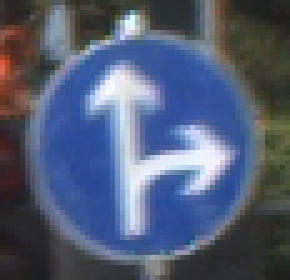
#> input picture ENGR133/Checkpoint tasks/Checkpoint 2/task 1/ref_col_b.png, 58 x 56 px (shown 5 times larger)
$ python 'tp2_team_1_19 - Copy.py'
#> lines starting #> are read from the running program, lines starting #| are printed output that depends on the picture
"""
Course Number: ENGR 13300
Semester: Fall 2025

Description:
    Replace this line with a description of your program.

Assignment Information:
    Assignment:     tp2 team 1 - checkpoint 2 team task 1
    Team ID:        007 - 19 (e.g. LC1 - 01; for section LC1, team 01)
    Author:         Mark, sheng65@purdue.edu
    Date:           e.g. 01/23/2025

Contributors:
    Mark, sheng65@purdue [repeat for each]
    Akshada, dakea@purdue
    Erdem, eamarsa@purdue
    Milagros, mmelhemb@purdue

    documentation used:
    python numpy API referance https://numpy.org/doc/stable/reference/index.html
    python PIL documentation https://pillow.readthedocs.io/en/stable/

    My contributor(s) helped me:
    [ ] understand the assignment expectations without
        telling me how they will approach it.
    [ ] understand different ways to think about a solution
        without helping me plan my solution.
    [ ] think through the meaning of a specific error or
        bug present in my code without looking at my code.
    Note that if you helped somebody else with their code, you
    have to list that person as a contributor here as well.

Academic Integrity Statement:
    I have not used source code obtained from any unauthorized
    source, either modified or unmodified; nor have I provided
    another student access to my code.  The project I am
    submitting is my own original work.
"""

import numpy as np
import math as m
from PIL import Image

def main():
    """
    Main function to load, process, and display an image.
    Follows the logic described in the assignment instructions.
    """
    try:
        image_path = input("Enter the path to the image file: ")
#> the answer given: ref_col_b.png

        # 1. Load the image into a uint8 NumPy array
        data_uint8 = load_img(image_path)

        data_gry = None
        # 2. Convert to grayscale if it's an RGB image
        if data_uint8.ndim == 3:

            # (linearize, apply weights, de-linearize) and returns uint8
            data_gry = rgb_to_grayscale(data_uint8)
        else:
            # It's already grayscale
            data_gry = data_uint8

        # 3. Apply the Gaussian filter
        # This function takes uint8 and returns uint8
        img_out = gaussian_filter(data_gry, 1)

        # 4. Display the image
        output = Image.fromarray(img_out)
        output.show()

    except FileNotFoundError:
        print(f"Error: The file '{image_path}' was not found.")
    except Exception as e:
        print(f"An error occurred: {e}")


CHANNEL_WEIGHTS = [0.2126, 0.7152, 0.0722]

def rgb_to_grayscale(img_array_uint8):
    """
    Converts a uint8 sRGB array to a uint8 Grayscale array.
    """

    # 1. Convert to float (0.0 - 1.0 range)
    img_float = img_array_uint8.astype(np.float64) / 255.0

    # 2. Linearize each channel. We must copy them to operate.
    r_linear = img_float[:, :, 0].copy()
    g_linear = img_float[:, :, 1].copy()
    b_linear = img_float[:, :, 2].copy()

    normalize(r_linear)
    normalize(g_linear)
    normalize(b_linear)

    # 3. Apply weights to get linear grayscale float
    linear_rgb = np.stack([r_linear, g_linear, b_linear], axis=-1)
    gray_linear_float = np.dot(linear_rgb, CHANNEL_WEIGHTS)

    # 4. De-linearize (apply sRGB gamma)
    gray_srgb_float = gray_linear_float.copy()
    delinearize(gray_srgb_float)

    #convert back to uint8 (0-255 range)
    # Clip
    gray_srgb_float = np.clip(gray_srgb_float, 0.0, 1.0)

    # *FIXED
    gray_uint8 = (gray_srgb_float * 255).astype(np.uint8)

    return gray_uint8


def normalize(ch_input):
    """
    Transforms sRGB (gamma-corrected) float data to linear float data.
    Operates IN-PLACE on the input array.
    """
    # Use np.where for a fast, vectorized operation
    linear_low = ch_input <= 0.0405
    linear_high = ~linear_low

    ch_input[linear_low] = ch_input[linear_low] / 12.92
    ch_input[linear_high] = np.power(((ch_input[linear_high] + 0.055) / 1.055), 2.4)


def delinearize(ch_input):
    """
    Transforms linear float data back to sRGB (gamma-corrected) float data.
    This is the inverse of the normalize() function.
    Operates IN-PLACE on the input array.
    """
    # Use np.where for a fast, vectorized operation
    srgb_low = ch_input <= 0.0031308
    srgb_high = ~srgb_low

    ch_input[srgb_low] = ch_input[srgb_low] * 12.92
    ch_input[srgb_high] = (1.055 * np.power(ch_input[srgb_high], (1 / 2.4))) - 0.055


def gaussian_filter(img_gry, stdev):
    """
    Applies a gaussian blur to input grayscale data.
    """
    # 1. Determine kernel size (must be odd)
    kernel_size = 2 * m.ceil(3 * stdev) + 1

    # 2. Get the normalized float kernel
    kernel_data = get_gaussian_kernel_weights(kernel_size, stdev)

    # 3. Apply convolution
    img_out = f_convolve(img_gry, kernel_data, kernel_size)

    return img_out


def get_gaussian_kernel_weights(k_size, stdev):
    """
    Calculates the weights of a normalized 2D Gaussian kernel.
    """
    kernel = np.zeros((k_size, k_size), dtype=np.float64)
    center = k_size // 2

    sum_val = 0.0 # For normalization

    for x in range(0, k_size):
        for y in range(0, k_size):
            dx = x - center
            dy = y - center

            exponent = (-1 * ((dx ** 2) + (dy ** 2))) / (2 * (stdev ** 2))
            prefactor = 1 / (2 * m.pi * (stdev ** 2))

            val = prefactor * m.exp(exponent)
            kernel[x, y] = val
            sum_val += val

    # Normalize the kernel so all weights sum to 1
    weights = kernel / sum_val
    return weights


def f_convolve(f_img_uint8, f_kernel, k_size):
    """
    Performs a 2D convolution of a uint8 image with a float kernel.
    """
    radius = k_size // 2

    # Convert image to float for calculations
    f_img = f_img_uint8.astype(np.float64)

    f_rows, f_cols = f_img.shape
    k_rows, k_cols = f_kernel.shape

    # Pad with zeros (mode='constant')
    f_padded = np.pad(f_img, pad_width=radius, mode='constant', constant_values=0)

    # Output array should be float during calculation
    f_out = np.zeros_like(f_img, dtype=np.float64)

    # Perform convolution
    for r in range(f_rows):
        for c in range(f_cols):
            # Select the target region from the *padded* image
            tar_reg = f_padded[r : r + k_rows, c : c + k_cols]
            # Apply element-wise multiplication and sum
            #add upcast and see if that fixes?
            f_out[r, c] =  np.sum(tar_reg * f_kernel)

    #upcasted value can be directy converted afterwards
    f_out = f_out.astype(np.uint8)

    return f_out


def load_img(path: str):
    '''
    Loads an image from a path and returns a uint8 numpy array.
    '''
#> called with path = 'ref_col_b.png'
    img = Image.open(path)
#> img is the input picture: PIL image 58x56 RGB; mean R, G, B 81.7, 92.8, 116.6
    data = np.asarray(img, dtype=np.uint8)
    data = data.copy() # Make a mutable copy

    match data.ndim:
        case 2:
            return data
        case 3:
            return data[:, :, :3]
        case 4:
            return data[:, :, :3]
        case _:
            raise IndexError(f"Unexpected image dimensions: {data.ndim}")

if __name__ == "__main__":
    main()
#> in main, `output = Image.fromarray(img_out)`:
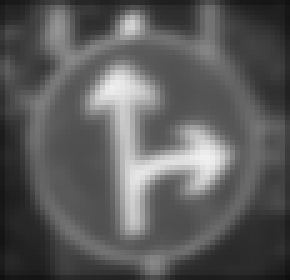
#> output: PIL image 58x56 L (shown 5 times larger); min 15, max 240, mean 91.2
